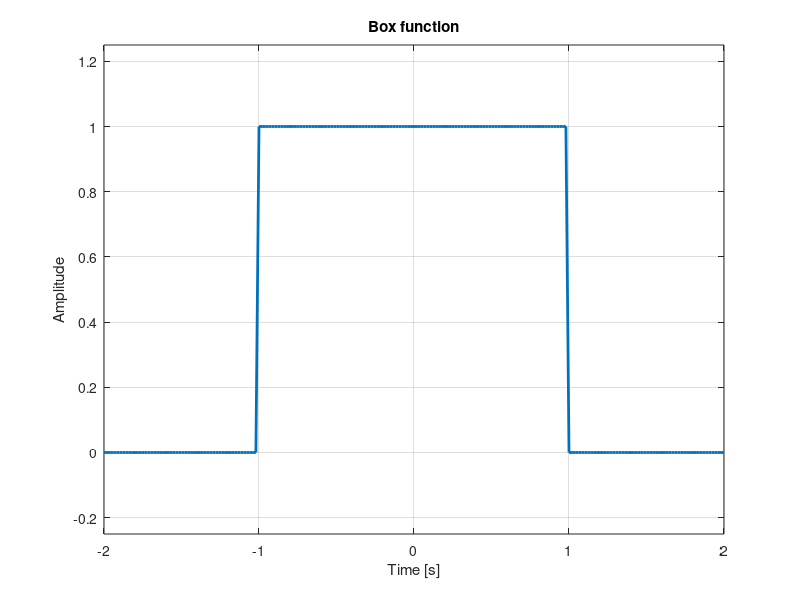
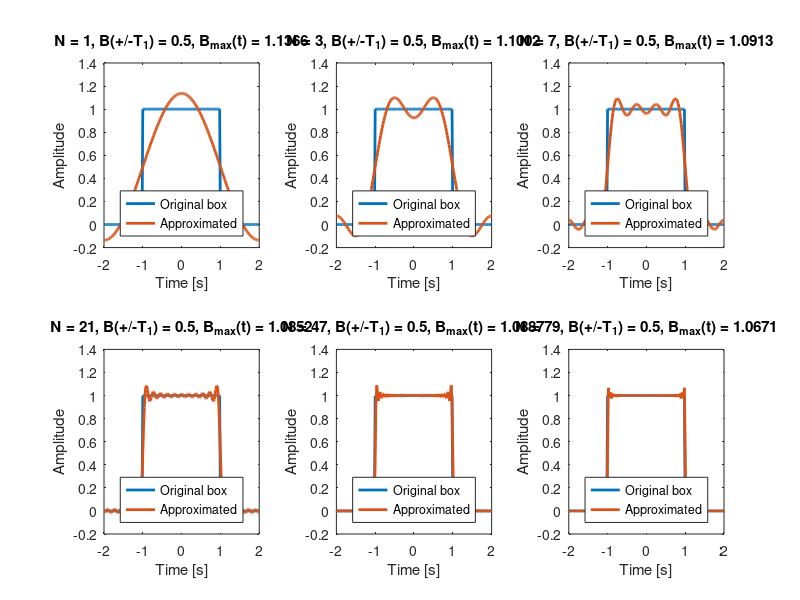
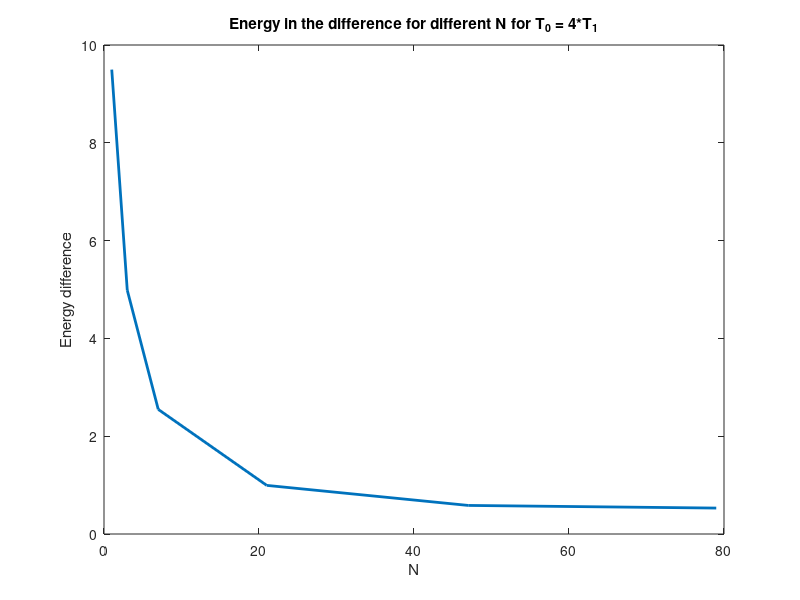

Write MATLAB code to recreate these figures, in order.
% This code is the solution to Assignment 4.1 from course AESM1511. 
%
% Authors (student numbers): 
%  Sjaak van Meulebrouck (5845424), 
%  Carleyn den Ouden (5168457),
%  Kilian Glatz (),
%  Malte Schade (5850282)

%% Initial settings and parameters 
% First, start with clean system:
clear variables; % free up workspace, clear system memory
close all; % close any open figures
clc; % clear the command window

%% Defining parameters
T0 = 4 ;            %periodic with period T0
T1 = T0/4 ; 
w0 = (2*pi)/T0;     %fundamental angular frequency

points = 201;
lower = 51;         %Lower boundary of the box function
upper = 150;        %Upper boundary of the box function

nmax = 80 ; % limit for the computation of the fourier coefficients

% Given numbers of N for which an approximate box function is calculated:
% the approximate B(t) results for N = 1, 3, 7, 21, 47, 79
N = [1, 3, 7, 21, 47, 79];

linewidth = 2;      % general linewidth used in the plots
%% Plot box function
t =linspace(-T0/2, T0/2, points);   % x-axis for the box function

%Define the box function
y = zeros(points,1);
y(lower: upper) = 1;

%Plot the box function
plot(t, y, 'LineWidth', linewidth)
title('Box function')
xlabel('Time [s]')
ylabel('Amplitude')
grid on
%set the x- & y-axis limits to get better visualization
xlim([-T0/2, T0/2])
ylim([-0.25, 1.25])

%% Dirichlet boundary conditions
disp('Dirichlet his first condition is that the function must be absolutely ') 
disp('integrable over T0. This will be satisfied as the value of the function ') 
disp('is finite for all values of t and the integral over T0 can be computed,') 
disp(' which equals to 2*T1.')
disp('The second condition is that for any time interval, the function is of') 
disp('bounded variation, which means that the total number of maximums and')
disp('minimums is finite during one period of the signal. A box function will')
disp('satisfy this condition.')
disp('The third condition is that in any finite time inteval, the function')
disp('can only have a finite number of finite-jump discontinuities. The box')
disp('function has two discontnuities per period with a jump of value 1 (which') 
disp('is finite). Therefore the box function also satisfies this condition.')
%% Compute Fourier Coefficients
% for n = 1, 2, 3, ..., 80

% a0 = (2*T1)/T0                
% an = sin(n*w0*T1)/(n*pi)

a0 = (2*T1)/T0 ;                                    %eq. 15
an = zeros(nmax, 1); 
for n = 1:nmax
    an(n) = sin(n*w0*T1)/(n*pi);                    %eq. 16
end

%disp(a0)
%disp(an)

%% Approximate B(t) by finite number N
D = zeros(1,length(N));                             %Matrix to store the energy in the differences
figure()
for m = 1:numel(N)                                  % considers all values of N
       B = zeros (points,n);
       for n = 1:N(m)
           B(1:numel(t),n)= an(n)*exp(1i*n*w0*t);   % eq. 17
       end
   B = a0 + 2*sum(B,2);                             % eq. 11
   
   % Calculate the value at ±T1:
   B_T1 = real(B(round(T1*points/T0)+1));
   disp('The value at t=±T1 does not change over N')

   % Calculate the peak value of B:
   B_peak = max(real(B));
   disp('The peak value of B does change over N, the higher N the more the peak')
   disp('value will converge to the peak value of the box function')

   % Compute the energy in the differences
   % the sum of the squares of the local differences between the numerical
   % approximate fourier series representation B(t) and the original box
   % function as a function of N
   diff_B_sq = (real(B) - y).^2;    % squared difference B(t) and the box
   D(m) = sum(diff_B_sq);           % sum all differences and store the value in the vector D

   % Plot B(t) and the box function
   subplot(2,3,m)
   % Original box function
   plot(t, y, 'LineWidth', linewidth)           
   hold on
   % Approximated box function
   plot(t, real(B), 'LineWidth', linewidth)
   title(['N = ', num2str(N(m)), ', B(+/-T_1) = ' num2str(B_T1) ', B_{max}(t) = ' num2str(B_peak)]) 
   xlabel('Time [s]')
   ylabel('Amplitude')
   legend ('Original box', 'Approximated','Location','south')
end

%% Display the energy in the differences
figure ()
plot(N,D,'LineWidth',linewidth)
title('Energy in the difference for different N for T_0 = 4*T_1')
xlabel('N')
ylabel('Energy difference')
